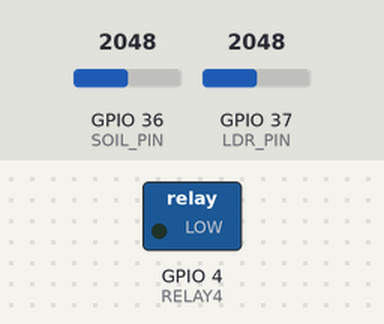
Bench run of a sketch on a simulated ESP32. Shown: switched loads named in the sketch (green lamp = pin HIGH). The test bench sets the inputs (shaded band); at power-on: GPIO 36 (SOIL_PIN) = 2048, GPIO 37 (LDR_PIN) = 2048. WiFi joins after 1.5 s; servers stay silent unless stated; what the sketch prints to the serial monitor is not drawn.

Above: at 0.1 s.
At 2.4 s:
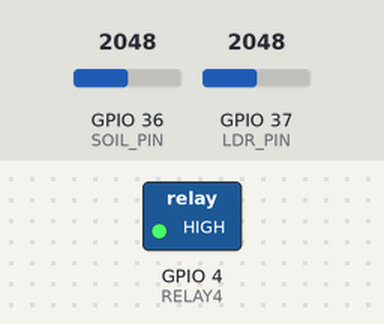
Timing chart, 0 to 3.9 s (numbered marks = the images above):
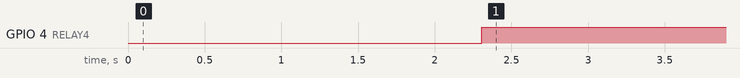

Measured:
- by itself, GPIO 4 (RELAY4): LOW → HIGH at 2.3 s

The sketch:

Smart_Agriculture_System.ino
```cpp
#define BLYNK_TEMPLATE_ID "TMPL3fxtXHzzw"
#define BLYNK_TEMPLATE_NAME "Quantum"
#define BLYNK_AUTH_TOKEN "mPTbnUc2-iWfycbZLuxLtotYdfpypJKD"

#include <WiFi.h>
#include <BlynkSimpleWifi.h>

char auth[] = "mPTbnUc2-iWfycbZLuxLtotYdfpypJKD";

// WiFi credentials
const char* ssid = "CIT-CAMPUS";
const char* password = "citchennai";

#define SOIL_PIN A0
#define LDR_PIN A1
#define RELAY4 4


void setup() {
  // Debug console
  Serial.begin(115200);

  // Initialize relay pins
  pinMode(RELAY4, OUTPUT);

  // Connect to WiFi
  WiFi.begin(ssid, password);
  Serial.print("Connecting to WiFi");
  while (WiFi.status() != WL_CONNECTED) {
    delay(1000);
    Serial.print(".");
  }
  Serial.println("\nWiFi connected");
  Serial.println("IP address: ");
  Serial.println(WiFi.localIP());

  // Connect to Blynk
  Blynk.begin(auth, ssid, password);
}

void loop() {
  // Run Blynk
  Blynk.run();

  // Read sensor data
  int soilMoisture = analogRead(SOIL_PIN);
  int ldrValue = analogRead(LDR_PIN);

  // Send sensor data to Blynk
  Blynk.virtualWrite(V3, soilMoisture);  // Send soil moisture to Virtual Pin V3
  Blynk.virtualWrite(V4, ldrValue);      // Send LDR value to Virtual Pin V4

  // Print sensor data to serial monitor
  Serial.print("Soil Moisture: ");
  Serial.println(soilMoisture);
  Serial.print("LDR Value: ");
  Serial.println(ldrValue);

  // Control relays based on sensor data (example logic)
  if (ldrValue > 100) {
    digitalWrite(RELAY4, HIGH); // Turn off relay 4
  } else {
    digitalWrite(RELAY4, LOW); // Turn on relay 4
  }

}
```
